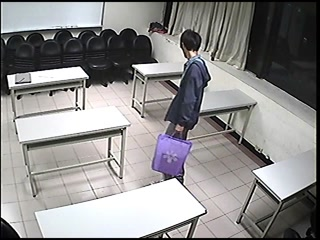
#> input picture data/frames/ABODA/video9/frm_00681.jpg, 320 x 240 px, found by its file name; the run also reads 1 picture not shown here
$ python img_diff.py   (older library calls are emulated)
#> lines starting #> are read from the running program, lines starting #| are printed output that depends on the picture; pictures that were not available may be replaced by others from this repository, and a replacement may not be noted
import os
import cv2
import fnmatch
import numpy as np
import imutils


def drawBoundingBoxes(labels, stats, frame):
	for l in labels:
		x = stats[l, cv2.CC_STAT_LEFT]
		y = stats[l, cv2.CC_STAT_TOP]
		w = stats[l, cv2.CC_STAT_WIDTH]
		h = stats[l, cv2.CC_STAT_HEIGHT]
		cv2.putText(frame,'%s'%('CheckObject'), (x,y),cv2.FONT_HERSHEY_SIMPLEX, 1, (255,255,255), 2 )
		cv2.rectangle(frame, (x, y), (x + w, y + h), (0, 0, 255), 3)

def findConnectedComponents(frame, components_area_lower, components_area_upper):
	connected_components = cv2.connectedComponentsWithStats(frame, 4, cv2.CV_8S) #List of Connected Components background
	num_connected_components = connected_components[0]
	connected_components_labels = list(range(1, num_connected_components)) #--> List of components labels
	connected_components_stats = connected_components[2]			# Stats of labels
	connected_components_labels = list(filter(lambda x: connected_components_stats[x, cv2.CC_STAT_AREA] > components_area_lower and connected_components_stats[x, cv2.CC_STAT_AREA] < components_area_upper , connected_components_labels))

	return connected_components_labels, connected_components_stats, num_connected_components


def main():

	bg_1 = '../data/bg/ABODA/video7/frm_00681.jpg'
	bg_2 = '../data/bg/ABODA/video7/frm_04004.jpg'
	frame_t = '../data/frames/video7/frm_03206.jpg'


	while True:
          bg1 = cv2.imread(bg_1)
#> bg1 is the input picture: shape (240, 320, 3); mean B, G, R 140.8, 140.9, 142.3
          bg2 = cv2.imread(bg_2)
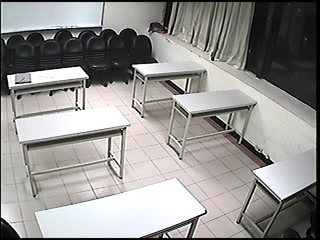
#> input picture data/frames/ABODA/video9/frm_00167.jpg, 320 x 240 px, given in place of frm_04004.jpg, which was not available
#> bg2 is the input picture: shape (240, 320, 3); mean B, G, R 144.9, 146.9, 148.3
          frame = cv2.imread(frame_t)


          canny1 = cv2.Canny(bg1, 10, 200)
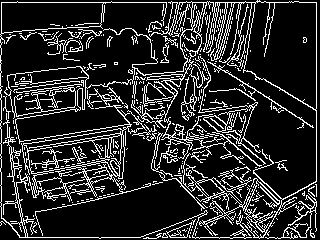
#> canny1: shape (240, 320); 16.9% white in thin lines or dots
          canny2 = cv2.Canny(bg2, 10, 200)
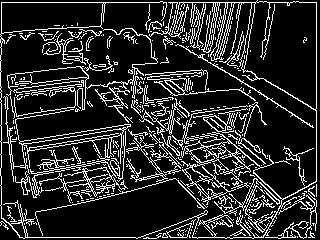
#> canny2: shape (240, 320); 16.9% white in thin lines or dots
          diff_canny = cv2.absdiff(canny2, canny1)
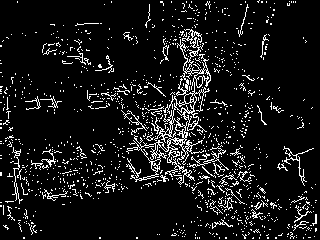
#> diff_canny: shape (240, 320); 8.9% white in thin lines or dots


          cv2.imshow('frame', diff_canny)
          #cv2.imshow('diff', diff_canny)
          k = cv2.waitKey(1)
#> (key q is pressed here)
          if k == ord('q'):
              break


if __name__ == '__main__':
	main()
